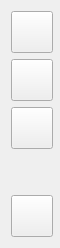
        <widget class="QWidget" name="LeftWidget" native="true">
         <property name="minimumSize">
          <size>
           <width>60</width>
           <height>0</height>
          </size>
         </property>
         <property name="maximumSize">
          <size>
           <width>60</width>
           <height>16777215</height>
          </size>
         </property>
         <layout class="QVBoxLayout" name="verticalLayout_2">
          <item>
           <widget class="QPushButton" name="ButtonHome">
            <property name="minimumSize">
             <size>
              <width>42</width>
              <height>42</height>
             </size>
            </property>
            <property name="maximumSize">
             <size>
              <width>42</width>
              <height>42</height>
             </size>
            </property>
            <property name="toolTip">
             <string>首页</string>
            </property>
            <property name="icon">
             <iconset resource="../resources/resources.qrc">
              <normaloff>:/btn/left_widget/home.png</normaloff>:/btn/left_widget/home.png</iconset>
            </property>
            <property name="iconSize">
             <size>
              <width>24</width>
              <height>24</height>
             </size>
            </property>
           </widget>
          </item>
          <item>
           <widget class="QPushButton" name="ButtonStart">
            <property name="minimumSize">
             <size>
              <width>42</width>
              <height>42</height>
             </size>
            </property>
            <property name="maximumSize">
             <size>
              <width>42</width>
              <height>42</height>
             </size>
            </property>
            <property name="toolTip">
             <string>开始页</string>
            </property>
            <property name="icon">
             <iconset resource="../resources/resources.qrc">
              <normaloff>:/btn/left_widget/start.png</normaloff>:/btn/left_widget/start.png</iconset>
            </property>
            <property name="iconSize">
             <size>
              <width>24</width>
              <height>24</height>
             </size>
            </property>
           </widget>
          </item>
          <item>
           <widget class="QPushButton" name="ButtonAbout">
            <property name="minimumSize">
             <size>
              <width>42</width>
              <height>42</height>
             </size>
            </property>
            <property name="maximumSize">
             <size>
              <width>42</width>
              <height>42</height>
             </size>
            </property>
            <property name="toolTip">
             <string>关于</string>
            </property>
            <property name="icon">
             <iconset resource="../resources/resources.qrc">
              <normaloff>:/btn/left_widget/about.png</normaloff>:/btn/left_widget/about.png</iconset>
            </property>
            <property name="iconSize">
             <size>
              <width>24</width>
              <height>24</height>
             </size>
            </property>
           </widget>
          </item>
          <item>
           <spacer name="verticalSpacer">
            <property name="orientation">
             <enum>Qt::Orientation::Vertical</enum>
            </property>
            <property name="sizeHint" stdset="0">
             <size>
              <width>20</width>
              <height>40</height>
             </size>
            </property>
           </spacer>
          </item>
          <item>
           <widget class="QPushButton" name="ButtonTheme">
            <property name="minimumSize">
             <size>
              <width>42</width>
              <height>42</height>
             </size>
            </property>
            <property name="maximumSize">
             <size>
              <width>42</width>
              <height>42</height>
             </size>
            </property>
            <property name="toolTip">
             <string>切换主题</string>
            </property>
            <property name="icon">
             <iconset resource="../resources/resources.qrc">
              <normaloff>:/btn/left_widget/dark_theme.png</normaloff>
              <normalon>:/btn/left_widget/light_theme.png</normalon>:/btn/left_widget/dark_theme.png</iconset>
            </property>
            <property name="iconSize">
             <size>
              <width>24</width>
              <height>24</height>
             </size>
            </property>
            <property name="checkable">
             <bool>true</bool>
            </property>
           </widget>
          </item>
         </layout>
        </widget>
